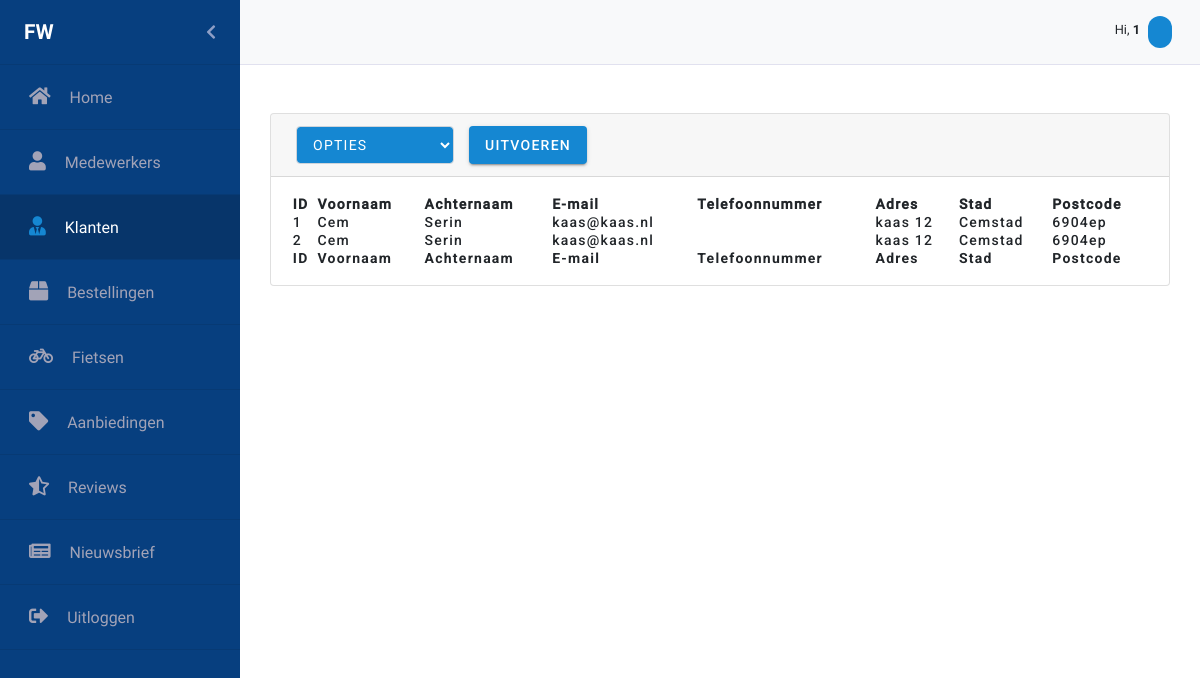
The app's page /Klanten.php with its own data.
### tables this page shows
CREATE TABLE `customers` (
  `id` int(11) NOT NULL,
  `username` varchar(50) NOT NULL,
  `first_name` varchar(30) NOT NULL,
  `last_name` varchar(30) NOT NULL,
  `adress` varchar(60) NOT NULL,
  `house_number` varchar(4) NOT NULL,
  `city` varchar(45) NOT NULL,
  `zip_code` varchar(6) NOT NULL,
  `email` varchar(60) NOT NULL,
  `email_verified` tinyint(1) NOT NULL,
  `phone` varchar(11) NOT NULL,
  `password` varchar(255) NOT NULL,
  `register_date` datetime NOT NULL DEFAULT CURRENT_TIMESTAMP,
  `remember_me` varchar(80) NOT NULL,
  `last_login` datetime NOT NULL
);

### Klanten.php (the view, shortened to what this page needs)
<?php
require_once("Controllers/dbconnect.php");
$records = $con->query("SELECT * FROM customers");
?>
<html lang="en">
<head>
    <link rel="stylesheet" href="https://stackpath.bootstrapcdn.com/bootstrap/4.3.1/css/bootstrap.min.css"
>
    <link rel="stylesheet" href="https://use.fontawesome.com/releases/v5.8.2/css/all.css"
          type='text/css' media='all'>
    <link href="css/Material/material-components-web.min.css" rel="stylesheet">
    <link rel="stylesheet" href="scss/backend.css">
    <link rel="stylesheet" type="text/css" href="css/Datatable/select.dataTables.min.css">
    <link rel="stylesheet" type="text/css" href="css/Datatable/datatables.min.css"/>
    <link rel="stylesheet" type="text/css" href="css/Animate/animate.css">
</head>
<body>
<div id="wrapper" class="toggled">
    <div id="sidebar-wrapper" class="sidebarAnimation">
        <ul class="sidebarUl">
            <div class="sidebarProfilePicture pl-4 pr-4" id="sidebarProfilePicture">
                <span class="logo sidebarUsername">FW</span>
                <a href="#menu-toggle" id="menu-toggle" class="aSidebarChevron float-right">
                    <i class="fas fa-chevron-left" id="chevron"></i>
                </a>
            </div>
            <li class="sidebarLi">
                <a class="accordion-toggle collapsed toggle-switch" href="index.php">
                    <div class="sidebarData">
                        <span class="sidebar-icon"><i class="fas fa-home iconwidth"></i></span>
                        <span class="pr-15"></span>
                        <span class="sidebar-title">Home</span>
                    </div>
                </a>
            </li>
            <li class="sidebarLi">
                <a class="accordion-toggle collapsed toggle-switch" href="medewerkers.php">
                    <div class="sidebarData">
                        <span class="sidebar-icon"><i class="fas fa-user iconwidth"></i></span>
                        <span class="pr-15"></span>
                        <span class="sidebar-title">Medewerkers</span>
                    </div>
                </a>
            </li>
            <li class="sidebarLi active">
                <a class="accordion-toggle collapsed toggle-switch" href="#">
                    <div class="sidebarData">
                        <span class="sidebar-icon"><i class="fas fa-user-tie iconwidth"></i></span>
                        <span class="pr-15"></span>
                        <span class="sidebar-title">Klanten</span>
                    </div>
                </a>
            </li>
            <li class="sidebarLi" id="bestellingen" data-toggle="collapse" href="#submenu-2">
                <a class="accordion-toggle collapsed toggle-switch" data-toggle="collapse" href="#submenu-2">
                    <div class="sidebarData">
                        <span class="sidebar-icon"><i class="fa fa-box iconwidth"></i></span>
                        <span class="pr-15"></span>
                        <span class="sidebar-title">Bestellingen</span>
                    </div>
                </a>
            </li>
            <li class="sidebarLi">
                <a class="accordion-toggle collapsed toggle-switch" href="fietsen.php">
                    <div class="sidebarData">
                        <span class="sidebar-icon"><i class="fa fa-bicycle iconwidth"></i></span>
                        <span class="pr-15"></span>
                        <span class="sidebar-title">Fietsen</span>
                    </div>
                </a>
            </li>
            <li class="sidebarLi">
                <a class="accordion-toggle collapsed toggle-switch" href="aanbiedingen.php">
                    <div class="sidebarData">
                        <span class="sidebar-icon"><i class="fas fa-tag iconwidth"></i></span>
                        <span class="pr-15"></span>
                        <span class="sidebar-title">Aanbiedingen</span>
                    </div>
                </a>
            </li>
            <li class="sidebarLi">
                <a class="accordion-toggle collapsed toggle-switch" href="reviews.php">
                    <div class="sidebarData">
                        <span class="sidebar-icon"><i class="fas fa-star-half-alt iconwidth"></i></span>
                        <span class="pr-15"></span>
                        <span class="sidebar-title">Reviews</span>
                    </div>
                </a>
            </li>
            <li class="sidebarLi">
                <a class="accordion-toggle collapsed toggle-switch" href="nieuwsbrief.php">
                    <div class="sidebarData">
                        <span class="sidebar-icon"><i class="fas fa-newspaper iconwidth"></i></span>
                        <span class="pr-15"></span>
                        <span class="sidebar-title">Nieuwsbrief</span>
                    </div>
                </a>
            </li>
            <li class="sidebarLi">
                <a class="accordion-toggle collapsed toggle-switch" href="#">
                    <div class="sidebarData">
                        <span class="sidebar-icon"><i class="fas fa-sign-out-alt iconwidth"></i></span>
                        <span class="pr-15"></span>
                        <span class="sidebar-title">Uitloggen</span>
                    </div>
                </a>
            </li>
        </ul>
    </div>
    <nav class="navbar navbar-light bg-light mr-auto nav" id="nav">
        <div class="mdc-chip-set pl-2 pr-2">
            <div class="hiUser pr-1 pt-2">
                <span class="hiNav">Hi,  <span class="bRoboto" id="usernameNav"><?php echo print_r($_SESSION["first_name"]);?></span></span>
            </div>
            <div class="mdc-chip" tabindex="0">
            </div>
        </div>
    </nav>
    <div class="row gebruikers">
        <div class="card text-black mb-5 mt-5">
            <div class="card-header" id="card-header">
                <div class="selectDatatable mdc-button__label">
                    <select class="form-control">
                        <option value="" disabled selected id="opties">Opties</option>
                    </select>
                </div>
                <button class="foo-button mdc-button mdc-button--raised mdc-ripple-upgraded uitvoeren" id="uitvoeren">
                    <span class="mdc-button__label">Uitvoeren</span>
                </button>
            </div>
            <div id="datatable-card" class="card-body-table">
                <table id="klanten" class="table-card" style="width:100%">
                    <thead>
                    <tr>
                        <th></th>
                        <th>ID</th>
                        <th>Voornaam</th>
                        <th>Achternaam</th>
                        <th>E-mail</th>
                        <th>Telefoonnummer</th>
                        <th>Adres</th>
                        <th>Stad</th>
                        <th>Postcode</th>
                    </tr>
                    </thead>
                    <tbody>
                    <?php
                    while ($row = mysqli_fetch_array($records)) {
                        ?>
                        <tr>
                            <td></td>
                            <td><?php echo $row['id'] ?></td>
                            <td><?php echo $row['first_name'] ?></td>
                            <td><?php echo $row['last_name'] ?></td>
                            <td><?php echo $row['email'] ?></td>
                            <td><?php echo $row['phone'] ?></td>
                            <td><?php echo $row['adress'] ?></td>
                            <td><?php echo $row['city'] ?></td>
                            <td><?php echo $row['zip_code'] ?></td>
                        </tr>
                        <?php
                    }
                    ?>
                    </tbody>
                    <tfoot>
                    <tr>
                        <th></th>
                        <th>ID</th>
                        <th>Voornaam</th>
                        <th>Achternaam</th>
                        <th>E-mail</th>
                        <th>Telefoonnummer</th>
                        <th>Adres</th>
                        <th>Stad</th>
                        <th>Postcode</th>
                    </tr>
                    </tfoot>
                </table>
            </div>
        </div>
    </div>
</body>
</html>

### scss/backend.css (style rules this page uses)
#sidebar-wrapper { background: #073f7f !important; float: left; overflow: hidden; min-height: 100vh; width: 240px; }
a { text-decoration: none !important; }
.sidebarUl { padding: 0px; overflow: hidden; height: 100% !important; display: inline; }
.sidebarLi { height: 65px; line-height: 65px; font-size: 1rem; border-bottom: 1px solid #073A74; }
.active { background: #073A74; }
.active .sidebarData { color: #fff; }
.active .sidebar-icon { color: #1587d2; }
.iconwidth { font-size: 1.2rem !important; }
.iconwidth::before { width: 24px !important; }
.sidebarData { color: #a2a3b7; position: relative; left: 29px; }
.active { background: #07356A !important; color: #fff; }
.sidebarUsername { font-family: Roboto-Bold; margin: 0; }
.aSidebarChevron { color: #c3c5e2b8; }
i#chevron { line-height: 65px; }
.sidebarProfilePicture { height: 65px; line-height: 65px; font-size: 1rem; border-bottom: 1px solid #073A74; color: #fff; }
#wrapper { padding-left: 0; -webkit-transition: all 0.5s ease; -moz-transition: all 0.5s ease; -o-transition: all 0.5s ease; transition: all 0.5s ease; }
.sidebarAnimation { -webkit-transition: all 0.4s ease; -moz-transition: all 0.4s ease; -o-transition: all 0.4s ease; transition: all 0.4s ease; }
.pr-15 { padding-right: 15px !important; }
.logo { font-family: Roboto-Bold; text-transform: uppercase; font-size: 1.3rem; }
.nav { height: 65px; border-bottom: 1px solid #e1e1ef; }
.hiNav { font-size: 0.8rem; }
.mdc-chip { background: #1587d2; }
.card-body-table { padding: 18px; }
.card.text-black.mb-5.mt-5 { margin-right: 30px; margin-left: 30px; width: 100%; }
thead { font-family: Roboto-Medium; }
.selectDatatable { float: left; margin-right: 20px; }
.gebruikers { margin: 0; }
select { height: 38px !important; margin-left: 5px; transition: border-color 0.15s ease-in-out, box-shadow 0.15s ease-in-out; background-color: #1587d2; color: #fff !important; font-family: Roboto, sans-serif; -moz-osx-font-smoothing: grayscale; -webkit-font-smoothing: antialiased; font-size: 0.875rem !important; line-height: inherit; font-weight: 500; letter-spacing: 0.0892857143em; text-decoration: none; text-transform: uppercase; padding: 0 8px 0 8px; display: inline-flex; position: relative; align-items: center; justify-content: center; box-sizing: border-box; min-width: 64px; border: none; outline: none; -webkit-user-select: none; -moz-user-select: none; -ms-user-select: none; user-select: none; overflow: hidden; vertical-align: middle; border-radius: 4px; }
.form-control { background-color: #1587d2; }
.uitvoeren { height: 38px; background-color: #1587d2 !important; }
.table-card { letter-spacing: 0.0892857143em !important; font-weight: 500 !important; font-size: 0.875rem !important; font-family: Roboto, sans-serif !important; border: none !important; outline: none !important; }
body, html { font-family: Roboto-Regular; overflow-x: hidden; height: 100%; }
.bRoboto { Font-family: Roboto-Bold !important; }
:root { --mdc-theme-primary: #073f7f; --mdc-theme-secondary: #018786; --mdc-theme-background: #fff; --mdc-theme-surface: #fff; --mdc-theme-error: #b00020; --mdc-theme-on-primary: #fff; --mdc-theme-on-secondary: #fff; --mdc-theme-on-surface: #000; --mdc-theme-on-error: #fff; --mdc-theme-text-primary-on-background: rgba(0, 0, 0, 0.87); --mdc-theme-text-secondary-on-background: rgba(0, 0, 0, 0.54); --mdc-theme-text-hint-on-background: rgba(0, 0, 0, 0.38); --mdc-theme-text-disabled-on-background: rgba(0, 0, 0, 0.38); --mdc-theme-text-icon-on-background: rgba(0, 0, 0, 0.38); --mdc-theme-text-primary-on-light: rgba(0, 0, 0, 0.87); --mdc-theme-text-secondary-on-light: rgba(0, 0, 0, 0.54); --mdc-theme-text-hint-on-light: rgba(0, 0, 0, 0.38); --mdc-theme-text-disabled-on-light: rgba(0, 0, 0, 0.38); --mdc-theme-text-icon-on-light: rgba(0, 0, 0, 0.38); --mdc-theme-text-primary-on-dark: white; --mdc-theme-text-secondary-on-dark: rgba(255, 255, 255, 0.7); --mdc-theme-text-hint-on-dark: rgba(255, 255, 255, 0.5); --mdc-theme-text-disabled-on-dark: rgba(255, 255, 255, 0.5); --mdc-theme-text-icon-on-dark: rgba(255, 255, 255, 0.5); }
#wrapper { height: 100% !important; }

### records on screen
customers: id "1", first_name "Cem", last_name "Serin", email "kaas@kaas.nl", adress "kaas 12", city "Cemstad", zip_code "6904ep"
customers: id "2", first_name "Cem", last_name "Serin", email "kaas@kaas.nl", adress "kaas 12", city "Cemstad", zip_code "6904ep"

### other values on screen
print_r($_SESSION["first_name"]) "1"
